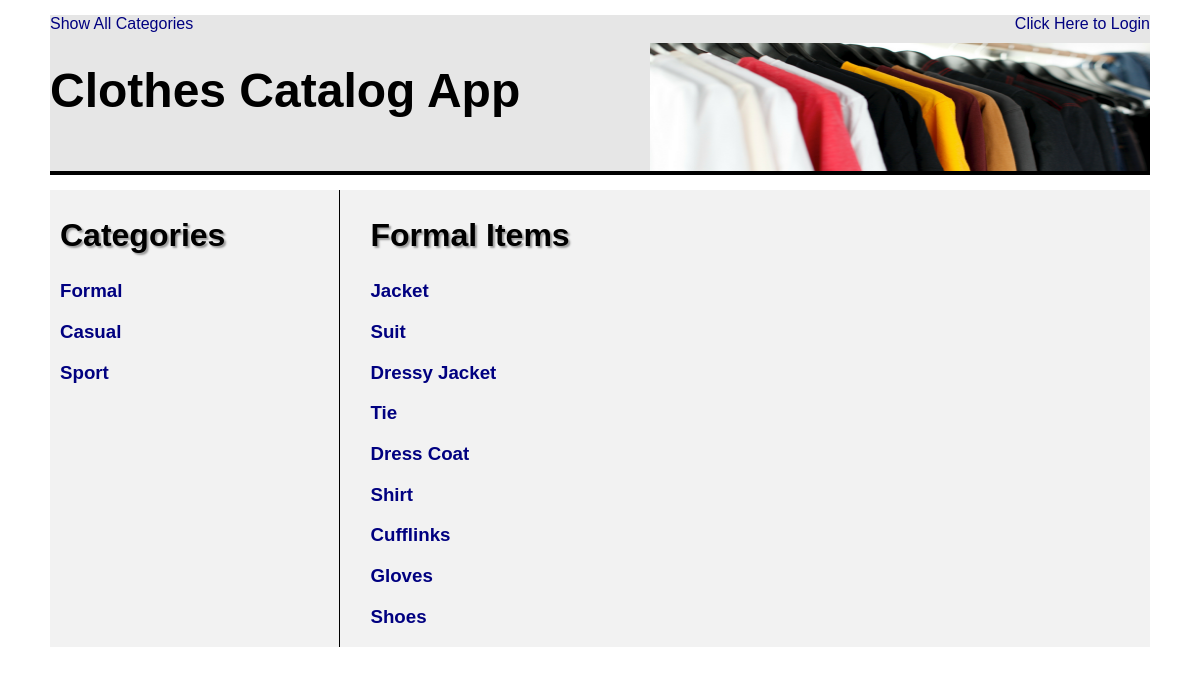
/catalog/Formal/items, run on the app's committed database.
### catalog_database.py (models this page shows, shortened)
class Categories(Base):  # Class code
    __tablename__ = 'categories'
    id = Column(Integer, primary_key=True)  # Mapper code
    name = Column(String(250), nullable=False)
    user_id = Column(Integer, ForeignKey('user.id'))
    user = relationship("User")

class CatalogItem(Base):  # Class code
    __tablename__ = 'catalog_item'
    name = Column(String(80), nullable=False)  # Mapper code
    id = Column(Integer, primary_key=True)
    date = Column(DateTime, nullable=False)
    description = Column(String(250))
    picture = Column(String(250))
    category_name = Column(String(250), ForeignKey('categories.name'))
    categories = relationship("Categories", cascade="all, delete")
    user_id = Column(Integer, ForeignKey('user.id'))
    user = relationship("User")

### application.py (the view)
@app.route('/catalog/<category_name>')
@app.route('/catalog/<category_name>/items')
def CategoryItems(category_name):
    categories = session.query(Categories).order_by(asc(Categories.id))
    category_items = session.query(CatalogItem).filter_by(
        category_name=category_name)
    category = session.query(Categories).filter_by(
        name=category_name).one()
    if 'username' not in login_session or category.user_id != login_session['user_id']:  # noqa
        return render_template('category_items_public.html',
                               categories=categories,
                               category_name=category_name,
                               category_items=category_items)
    else:
        return render_template('category_items.html',
                               categories=categories,
                               category_name=category_name,
                               category_items=category_items)

### templates/category_items_public.html (shortened to what this page needs)
{% extends "main.html" %}
{% block content %}
{% include "header.html" %}
<div class="main_body">
<div class="main_block">
	<h2 class="sub_title">Categories</h2>
{% if  categories !=[] %}
{% for category in categories %}
	<a href = "{{url_for('CategoryItems', category_name = category.name)}}">
	<div><h3>{{category.name}}</h3></div>
	</a>
{% endfor %}
{% else %}
<p>You currently have no categories</p>
{% endif %}
</div>
<div class="item_block">
<h2 class="sub_title"> {{category_name}} Items</h2>
{% if  category_items != [] %}
{% for item in category_items %}
	<div class="items"><a href = "{{url_for('showCategoryItem', category_name = item.category_name, item_name = item.name)}}">
	<h3>{{item.name}}</h3>
</a></div>
{% endfor %}
{% else %}
<p>You currently have no items in {{category_name}} </p>
{% endif %}
</div>
</div>
{% endblock %}

### static/css/style.css (style rules this page uses)
* { box-sizing: border-box; font-family: arial, helvetica, "sans serif", "sans serif"; }
html { width: 100%; height: 100%; margin: 0; padding: 0; }
body { width: 100%; margin: auto; }
a { text-decoration: none; color: #000080; }
.main_body { background-color: #f2f2f2; }
.sub_title { font-size: 2em; text-shadow: 2px 2px 2px #999999; }
.main_block { display: inline-block; width: 25%; vertical-align: top; margin-left: 10px; }
.item_block { display: inline-block; width: 73%; vertical-align: top; border-left: 1px solid; padding-left: 30px; min-height: 250px; }
.items { display: block; }
@media screen and (min-width: 1101px) { html, body { width: 1100px; margin-left: auto; margin-right: auto; } }

### data on the page
Categories: name "Formal"
Categories: name "Casual"
Categories: name "Sport"
CatalogItem: name "Jacket"
CatalogItem: name "Suit"
CatalogItem: name "Dressy Jacket"
CatalogItem: name "Tie"
CatalogItem: name "Dress Coat"
CatalogItem: name "Shirt"
CatalogItem: name "Cufflinks"
CatalogItem: name "Gloves"
CatalogItem: name "Shoes"

### other printed values
{{ category_name }} "Formal"
